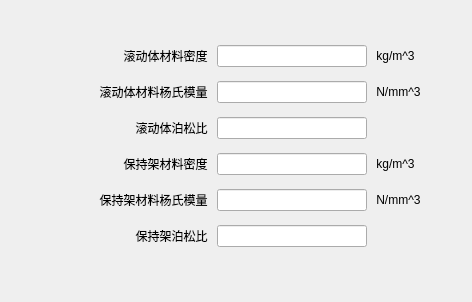
         <widget class="QWidget" name="tab_material">
          <attribute name="title">
           <string>材料参数</string>
          </attribute>
          <layout class="QGridLayout" name="gridLayout_4">
           <item row="0" column="0">
            <layout class="QVBoxLayout" name="verticalLayout_6">
             <item>
              <spacer name="verticalSpacer_5">
               <property name="orientation">
                <enum>Qt::Vertical</enum>
               </property>
               <property name="sizeType">
                <enum>QSizePolicy::Fixed</enum>
               </property>
               <property name="sizeHint" stdset="0">
                <size>
                 <width>20</width>
                 <height>30</height>
                </size>
               </property>
              </spacer>
             </item>
             <item>
              <layout class="QHBoxLayout" name="horizontalLayout_42">
               <item>
                <layout class="QVBoxLayout" name="verticalLayout_3">
                 <item>
                  <layout class="QHBoxLayout" name="horizontalLayout_18">
                   <item>
                    <widget class="QLabel" name="label_29">
                     <property name="sizePolicy">
                      <sizepolicy hsizetype="Fixed" vsizetype="Fixed">
                       <horstretch>0</horstretch>
                       <verstretch>0</verstretch>
                      </sizepolicy>
                     </property>
                     <property name="minimumSize">
                      <size>
                       <width>200</width>
                       <height>30</height>
                      </size>
                     </property>
                     <property name="maximumSize">
                      <size>
                       <width>200</width>
                       <height>30</height>
                      </size>
                     </property>
                     <property name="text">
                      <string>滚动体材料密度 </string>
                     </property>
                     <property name="alignment">
                      <set>Qt::AlignRight|Qt::AlignTrailing|Qt::AlignVCenter</set>
                     </property>
                    </widget>
                   </item>
                   <item>
                    <widget class="QLineEdit" name="lineEditdynrho">
                     <property name="sizePolicy">
                      <sizepolicy hsizetype="Fixed" vsizetype="Fixed">
                       <horstretch>0</horstretch>
                       <verstretch>0</verstretch>
                      </sizepolicy>
                     </property>
                     <property name="minimumSize">
                      <size>
                       <width>150</width>
                       <height>0</height>
                      </size>
                     </property>
                     <property name="maximumSize">
                      <size>
                       <width>150</width>
                       <height>16777215</height>
                      </size>
                     </property>
                     <property name="alignment">
                      <set>Qt::AlignLeading|Qt::AlignLeft|Qt::AlignVCenter</set>
                     </property>
                    </widget>
                   </item>
                   <item>
                    <widget class="QLabel" name="label_30">
                     <property name="text">
                      <string> kg/m^3</string>
                     </property>
                    </widget>
                   </item>
                  </layout>
                 </item>
                 <item>
                  <layout class="QHBoxLayout" name="horizontalLayout_19">
                   <item>
                    <widget class="QLabel" name="label_31">
                     <property name="sizePolicy">
                      <sizepolicy hsizetype="Fixed" vsizetype="Fixed">
                       <horstretch>0</horstretch>
                       <verstretch>0</verstretch>
                      </sizepolicy>
                     </property>
                     <property name="minimumSize">
                      <size>
                       <width>200</width>
                       <height>30</height>
                      </size>
                     </property>
                     <property name="maximumSize">
                      <size>
                       <width>200</width>
                       <height>30</height>
                      </size>
                     </property>
                     <property name="text">
                      <string>滚动体材料杨氏模量 </string>
                     </property>
                     <property name="alignment">
                      <set>Qt::AlignRight|Qt::AlignTrailing|Qt::AlignVCenter</set>
                     </property>
                    </widget>
                   </item>
                   <item>
                    <widget class="QLineEdit" name="lineEditdynE">
                     <property name="sizePolicy">
                      <sizepolicy hsizetype="Fixed" vsizetype="Fixed">
                       <horstretch>0</horstretch>
                       <verstretch>0</verstretch>
                      </sizepolicy>
                     </property>
                     <property name="minimumSize">
                      <size>
                       <width>150</width>
                       <height>0</height>
                      </size>
                     </property>
                     <property name="maximumSize">
                      <size>
                       <width>150</width>
                       <height>16777215</height>
                      </size>
                     </property>
                     <property name="alignment">
                      <set>Qt::AlignLeading|Qt::AlignLeft|Qt::AlignVCenter</set>
                     </property>
                    </widget>
                   </item>
                   <item>
                    <widget class="QLabel" name="label_32">
                     <property name="text">
                      <string> N/mm^3</string>
                     </property>
                    </widget>
                   </item>
                  </layout>
                 </item>
                 <item>
                  <layout class="QHBoxLayout" name="horizontalLayout_20">
                   <item>
                    <widget class="QLabel" name="label_33">
                     <property name="sizePolicy">
                      <sizepolicy hsizetype="Fixed" vsizetype="Fixed">
                       <horstretch>0</horstretch>
                       <verstretch>0</verstretch>
                      </sizepolicy>
                     </property>
                     <property name="minimumSize">
                      <size>
                       <width>200</width>
                       <height>30</height>
                      </size>
                     </property>
                     <property name="maximumSize">
                      <size>
                       <width>200</width>
                       <height>30</height>
                      </size>
                     </property>
                     <property name="text">
                      <string>滚动体泊松比 </string>
                     </property>
                     <property name="alignment">
                      <set>Qt::AlignRight|Qt::AlignTrailing|Qt::AlignVCenter</set>
                     </property>
                    </widget>
                   </item>
                   <item>
                    <widget class="QLineEdit" name="lineEditdynv">
                     <property name="sizePolicy">
                      <sizepolicy hsizetype="Fixed" vsizetype="Fixed">
                       <horstretch>0</horstretch>
                       <verstretch>0</verstretch>
                      </sizepolicy>
                     </property>
                     <property name="minimumSize">
                      <size>
                       <width>150</width>
                       <height>0</height>
                      </size>
                     </property>
                     <property name="maximumSize">
                      <size>
                       <width>150</width>
                       <height>16777215</height>
                      </size>
                     </property>
                     <property name="alignment">
                      <set>Qt::AlignLeading|Qt::AlignLeft|Qt::AlignVCenter</set>
                     </property>
                    </widget>
                   </item>
                   <item>
                    <widget class="QLabel" name="label_34">
                     <property name="text">
                      <string/>
                     </property>
                    </widget>
                   </item>
                  </layout>
                 </item>
                 <item>
                  <layout class="QHBoxLayout" name="horizontalLayout_39">
                   <item>
                    <widget class="QLabel" name="label_67">
                     <property name="sizePolicy">
                      <sizepolicy hsizetype="Fixed" vsizetype="Fixed">
                       <horstretch>0</horstretch>
                       <verstretch>0</verstretch>
                      </sizepolicy>
                     </property>
                     <property name="minimumSize">
                      <size>
                       <width>200</width>
                       <height>30</height>
                      </size>
                     </property>
                     <property name="maximumSize">
                      <size>
                       <width>200</width>
                       <height>30</height>
                      </size>
                     </property>
                     <property name="text">
                      <string>保持架材料密度 </string>
                     </property>
                     <property name="alignment">
                      <set>Qt::AlignRight|Qt::AlignTrailing|Qt::AlignVCenter</set>
                     </property>
                    </widget>
                   </item>
                   <item>
                    <widget class="QLineEdit" name="lineEditdynrho_kepper">
                     <property name="sizePolicy">
                      <sizepolicy hsizetype="Fixed" vsizetype="Fixed">
                       <horstretch>0</horstretch>
                       <verstretch>0</verstretch>
                      </sizepolicy>
                     </property>
                     <property name="minimumSize">
                      <size>
                       <width>150</width>
                       <height>0</height>
                      </size>
                     </property>
                     <property name="maximumSize">
                      <size>
                       <width>150</width>
                       <height>16777215</height>
                      </size>
                     </property>
                     <property name="alignment">
                      <set>Qt::AlignLeading|Qt::AlignLeft|Qt::AlignVCenter</set>
                     </property>
                    </widget>
                   </item>
                   <item>
                    <widget class="QLabel" name="label_68">
                     <property name="text">
                      <string> kg/m^3</string>
                     </property>
                    </widget>
                   </item>
                  </layout>
                 </item>
                 <item>
                  <layout class="QHBoxLayout" name="horizontalLayout_40">
                   <item>
                    <widget class="QLabel" name="label_69">
                     <property name="sizePolicy">
                      <sizepolicy hsizetype="Fixed" vsizetype="Fixed">
                       <horstretch>0</horstretch>
                       <verstretch>0</verstretch>
                      </sizepolicy>
                     </property>
                     <property name="minimumSize">
                      <size>
                       <width>200</width>
                       <height>30</height>
                      </size>
                     </property>
                     <property name="maximumSize">
                      <size>
                       <width>200</width>
                       <height>30</height>
                      </size>
                     </property>
                     <property name="text">
                      <string>保持架材料杨氏模量 </string>
                     </property>
                     <property name="alignment">
                      <set>Qt::AlignRight|Qt::AlignTrailing|Qt::AlignVCenter</set>
                     </property>
                    </widget>
                   </item>
                   <item>
                    <widget class="QLineEdit" name="lineEditdynE_kepper">
                     <property name="sizePolicy">
                      <sizepolicy hsizetype="Fixed" vsizetype="Fixed">
                       <horstretch>0</horstretch>
                       <verstretch>0</verstretch>
                      </sizepolicy>
                     </property>
                     <property name="minimumSize">
                      <size>
                       <width>150</width>
                       <height>0</height>
                      </size>
                     </property>
                     <property name="maximumSize">
                      <size>
                       <width>150</width>
                       <height>16777215</height>
                      </size>
                     </property>
                     <property name="alignment">
                      <set>Qt::AlignLeading|Qt::AlignLeft|Qt::AlignVCenter</set>
                     </property>
                    </widget>
                   </item>
                   <item>
                    <widget class="QLabel" name="label_70">
                     <property name="text">
                      <string> N/mm^3</string>
                     </property>
                    </widget>
                   </item>
                  </layout>
                 </item>
                 <item>
                  <layout class="QHBoxLayout" name="horizontalLayout_41">
                   <item>
                    <widget class="QLabel" name="label_71">
                     <property name="sizePolicy">
                      <sizepolicy hsizetype="Fixed" vsizetype="Fixed">
                       <horstretch>0</horstretch>
                       <verstretch>0</verstretch>
                      </sizepolicy>
                     </property>
                     <property name="minimumSize">
                      <size>
                       <width>200</width>
                       <height>30</height>
                      </size>
                     </property>
                     <property name="maximumSize">
                      <size>
                       <width>200</width>
                       <height>30</height>
                      </size>
                     </property>
                     <property name="text">
                      <string>保持架泊松比 </string>
                     </property>
                     <property name="alignment">
                      <set>Qt::AlignRight|Qt::AlignTrailing|Qt::AlignVCenter</set>
                     </property>
                    </widget>
                   </item>
                   <item>
                    <widget class="QLineEdit" name="lineEditdynv_kepper">
                     <property name="sizePolicy">
                      <sizepolicy hsizetype="Fixed" vsizetype="Fixed">
                       <horstretch>0</horstretch>
                       <verstretch>0</verstretch>
                      </sizepolicy>
                     </property>
                     <property name="minimumSize">
                      <size>
                       <width>150</width>
                       <height>0</height>
                      </size>
                     </property>
                     <property name="maximumSize">
                      <size>
                       <width>150</width>
                       <height>16777215</height>
                      </size>
                     </property>
                     <property name="alignment">
                      <set>Qt::AlignLeading|Qt::AlignLeft|Qt::AlignVCenter</set>
                     </property>
                    </widget>
                   </item>
                   <item>
                    <widget class="QLabel" name="label_72">
                     <property name="text">
                      <string/>
                     </property>
                    </widget>
                   </item>
                  </layout>
                 </item>
                </layout>
               </item>
               <item>
                <spacer name="horizontalSpacer_9">
                 <property name="orientation">
                  <enum>Qt::Horizontal</enum>
                 </property>
                 <property name="sizeHint" stdset="0">
                  <size>
                   <width>40</width>
                   <height>20</height>
                  </size>
                 </property>
                </spacer>
               </item>
              </layout>
             </item>
             <item>
              <spacer name="verticalSpacer_6">
               <property name="orientation">
                <enum>Qt::Vertical</enum>
               </property>
               <property name="sizeHint" stdset="0">
                <size>
                 <width>20</width>
                 <height>40</height>
                </size>
               </property>
              </spacer>
             </item>
            </layout>
           </item>
          </layout>
         </widget>
